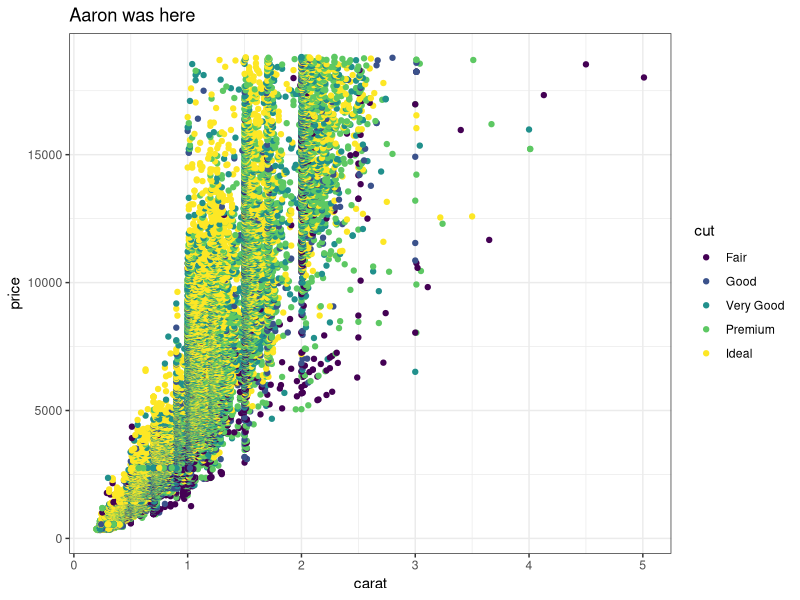
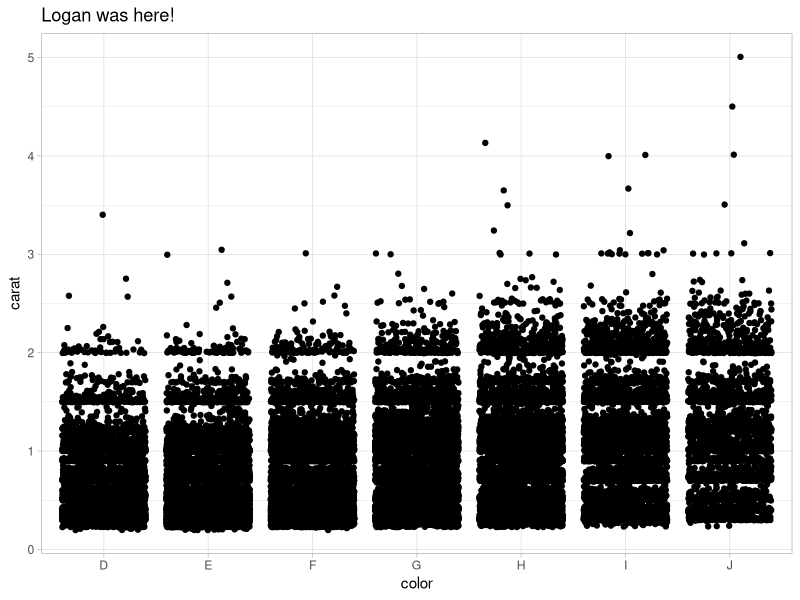
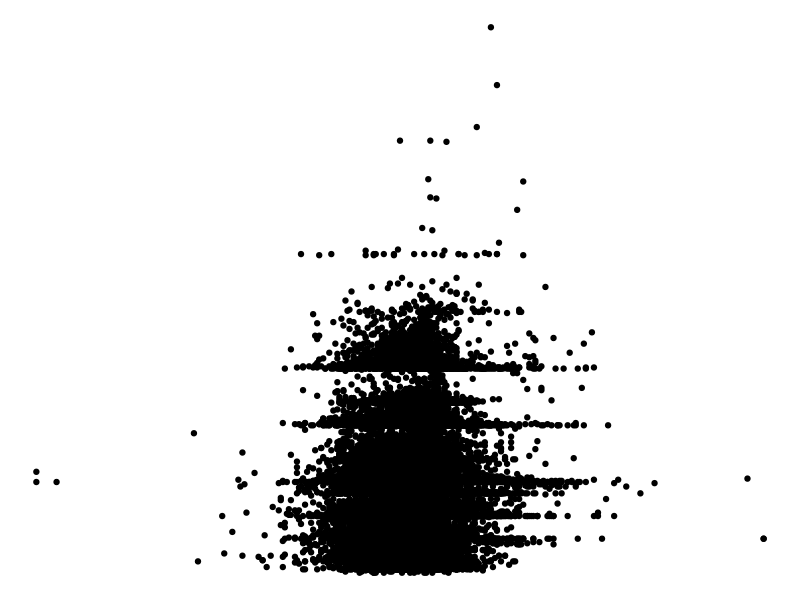

Reproduce these figures in R, in order.
## ---- chunk 1
knitr::opts_chunk$set(echo = TRUE)
library(tidyverse)
## ---- chunk 2
# Partner 1: 
# Run the code below to see the original graph
# Change the code below to make the point color change based on 'cut', and update the theme to theme_bw(). Update the title to include your first name. 

ggplot(data = diamonds, aes(x = carat, y = price)) +
  geom_point(aes(colour = cut)) +
  theme_bw() +
  labs(title = "Aaron was here")
## ---- chunk 3
# Partner 2: 
# Run the code below to see the original graph
# Change the code below to make the geom a geom_jitter, and update the theme to theme_light. Update the title to include your first name. 

ggplot(data = diamonds, aes(x = color, y = carat)) +
  geom_jitter() +
  theme_light() +
  labs(title = "Logan was here!")
## ---- chunk 4
ggplot(data = diamonds, aes(x = depth, y = carat)) +
  geom_point() +
  theme_void()
## ---- chunk 5

